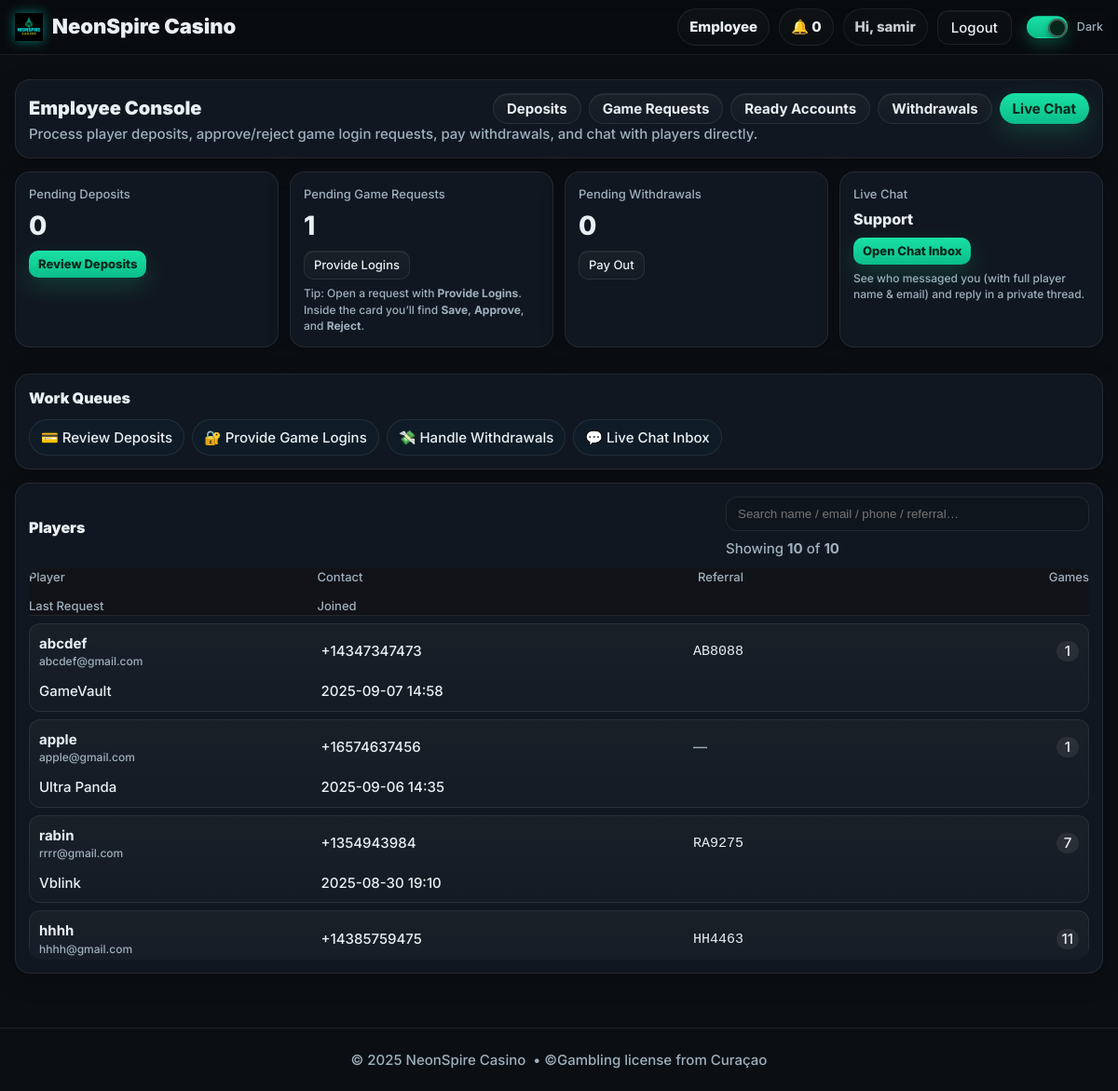
/employee/ (signed in), run on the app's committed database.
### models.py (models this page shows, shortened)
class User(db.Model, UserMixin):
    __tablename__ = "users"
    id = db.Column(db.Integer, primary_key=True)
    name = db.Column(db.String(120), nullable=False)
    email = db.Column(db.String(255), unique=True, nullable=False, index=True)
    mobile = db.Column(db.String(24), nullable=True, index=True)  # E.164
    password_hash = db.Column(db.String(255), nullable=False)
    role = db.Column(db.String(20), nullable=False, default="PLAYER")  # PLAYER | EMPLOYEE | ADMIN
    email_verified = db.Column(db.Boolean, default=False, index=True)
    email_verified_at = db.Column(db.DateTime, nullable=True)
    promo_seen = db.Column(db.Boolean, default=False, index=True)
    created_at = db.Column(db.DateTime, default=datetime.utcnow)

class ReferralCode(db.Model):
    __tablename__ = "referral_codes"
    id = db.Column(db.Integer, primary_key=True)
    user_id = db.Column(db.Integer, db.ForeignKey("users.id"), unique=True, nullable=False, index=True)
    code = db.Column(db.String(16), unique=True, nullable=False, index=True)  # e.g., AB1234
    clicks = db.Column(db.Integer, default=0)
    created_at = db.Column(db.DateTime, default=datetime.utcnow, index=True)

class Game(db.Model):
    __tablename__ = "games"
    id = db.Column(db.Integer, primary_key=True)
    name = db.Column(db.String(120), nullable=False)
    description = db.Column(db.String(300), default="")
    icon_url = db.Column(db.String(500), default="")
    download_url = db.Column(db.String(500), nullable=False)
    backend_url = db.Column(db.String(500), nullable=True)
    is_active = db.Column(db.Boolean, default=True, index=True)
    created_at = db.Column(db.DateTime, default=datetime.utcnow)

### employee_bp.py (the view)
@employee_bp.get("/")
@login_required
def employee_home():
    pending_deposits  = DepositRequest.query.filter_by(status="PENDING").count()
    pending_requests  = GameAccountRequest.query.filter(
        GameAccountRequest.status.in_(["PENDING", "IN_PROGRESS"])
    ).count()
    pending_withdraws = WithdrawRequest.query.filter_by(status="PENDING").count()
    recent_players = (
        User.query.filter_by(role="PLAYER")
        .order_by(User.created_at.desc())
        .limit(25)
        .all()
    )
    player_ids = [p.id for p in recent_players]
    refcodes = _refcodes_for_user_ids(player_ids)
    accounts_count = defaultdict(int)
    if player_ids:
        for uid, cnt in (
            db.session.query(GameAccount.user_id, func.count(GameAccount.id))
            .filter(GameAccount.user_id.in_(player_ids))
            .group_by(GameAccount.user_id)
            .all()
        ):
            accounts_count[uid] = int(cnt or 0)
    last_req_by_user = {}
    if player_ids:
        sub = (
            db.session.query(
                GameAccountRequest.user_id,
                func.max(GameAccountRequest.created_at).label("last_dt")
            )
            .filter(GameAccountRequest.user_id.in_(player_ids))
            .group_by(GameAccountRequest.user_id)
        ).subquery()
        for u_id, g_id, _dt in (
            db.session.query(
                GameAccountRequest.user_id,
                GameAccountRequest.game_id,
                GameAccountRequest.created_at
            )
            .join(sub, (sub.c.user_id == GameAccountRequest.user_id) & (sub.c.last_dt == GameAccountRequest.created_at))
            .all()
        ):
            last_req_by_user[u_id] = g_id
    games_map = {g.id: g for g in Game.query.all()}
    player_rows = []
    for p in recent_players:
        g_last_id = last_req_by_user.get(p.id)
        g_last = games_map.get(g_last_id) if g_last_id else None
        player_rows.append({
            "id": p.id,
            "name": (p.name or "").strip() or None,
            "email": (p.email or "").strip(),
            "mobile": (p.mobile or "").strip() or None,
            "joined": p.created_at,
            "refcode": refcodes.get(p.id, None),
            "games_count": accounts_count.get(p.id, 0),
            "last_game": g_last.name if g_last else None,
            "last_game_id": g_last.id if g_last else None,
        })
    return render_template(
        "dashboard_employee.html",
        page_title="Employee",
        pending_deposits=pending_deposits,
        pending_requests=pending_requests,
        pending_withdraws=pending_withdraws,
        players=player_rows,
        games=games_map,
    )

### employee_bp.py (called while the page is built)
@employee_bp.before_request
def require_employee():
    if not current_user.is_authenticated:
        return redirect(url_for("auth.login_get", next=url_for("employeebp.employee_home")))
    if current_user.role not in ("EMPLOYEE", "ADMIN"):
        return abort(403)

def _refcodes_for_user_ids(user_ids):
    if not user_ids:
        return {}
    rows = ReferralCode.query.filter(ReferralCode.user_id.in_(list(set(user_ids)))).all()
    return {r.user_id: r.code for r in rows}

### templates/dashboard_employee.html (shortened to what this page needs)
{% extends "base.html" %}
{% block content %}
<div class="shell admin-wrap" style="margin-top:14px">
  <div class="panel">
    <div class="admin-head" style="display:flex;align-items:center;justify-content:space-between;gap:12px;flex-wrap:wrap">
      <div class="admin-title">Employee Console</div>
      <div class="admin-actions" style="display:flex;gap:8px;flex-wrap:wrap">
        <a class="btn chip-btn" href="{{ url_for('employeebp.deposits_list') }}">Deposits</a>
        <a class="btn chip-btn" href="{{ url_for('employeebp.requests_list') }}">Game Requests</a>
        <a class="btn chip-btn" href="{{ url_for('employeebp.ready_accounts_page') }}">Ready Accounts</a>
        <a class="btn chip-btn" href="{{ url_for('employeebp.withdrawals_list') }}">Withdrawals</a>
        <a class="btn chip-btn btn-primary" href="{{ url_for('chat_bp.inbox') }}">Live Chat</a>
      </div>
    </div>
    <div class="muted">
      Process player deposits, approve/reject game login requests, pay withdrawals, and chat with players directly.
    </div>
  </div>
  <div class="admin-metrics" style="display:grid;grid-template-columns:repeat(auto-fit,minmax(220px,1fr));gap:12px">
    <div class="metric panel" style="padding:14px">
      <div class="metric-label muted">Pending Deposits</div>
      <div class="metric-value" style="font-size:28px;font-weight:800;line-height:1.2">{{ pending_deposits or 0 }}</div>
      <div style="margin-top:10px;display:flex;gap:8px;flex-wrap:wrap">
        <a class="btn btn-mini btn-primary" href="{{ url_for('employeebp.deposits_list') }}">Review Deposits</a>
      </div>
    </div>
    <div class="metric panel" style="padding:14px">
      <div class="metric-label muted">Pending Game Requests</div>
      <div class="metric-value" style="font-size:28px;font-weight:800;line-height:1.2">{{ pending_requests or 0 }}</div>
      <div style="margin-top:10px;display:flex;gap:8px;flex-wrap:wrap">
        <a class="btn btn-mini" href="{{ url_for('employeebp.requests_list') }}">Provide Logins</a>
      </div>
      <div class="muted" style="margin-top:6px;font-size:12px">
        Tip: Open a request with <b>Provide Logins</b>. Inside the card you’ll find <b>Save</b>, <b>Approve</b>, and <b>Reject</b>.
      </div>
    </div>
    <div class="metric panel" style="padding:14px">
      <div class="metric-label muted">Pending Withdrawals</div>
      <div class="metric-value" style="font-size:28px;font-weight:800;line-height:1.2">{{ pending_withdraws or 0 }}</div>
      <div style="margin-top:10px;display:flex;gap:8px;flex-wrap:wrap">
        <a class="btn btn-mini" href="{{ url_for('employeebp.withdrawals_list') }}">Pay Out</a>
      </div>
    </div>
    <div class="metric panel" style="padding:14px">
      <div class="metric-label muted">Live Chat</div>
      <div class="metric-value" style="font-size:16px;font-weight:800;line-height:1.2">Support</div>
      <div style="margin-top:10px;display:flex;gap:8px;flex-wrap:wrap">
        <a class="btn btn-mini btn-primary" href="{{ url_for('chat_bp.inbox') }}">Open Chat Inbox</a>
      </div>
      <div class="muted" style="margin-top:6px;font-size:12px">
        See who messaged you (with full player name &amp; email) and reply in a private thread.
      </div>
    </div>
  </div>
  <div class="panel" style="margin-top:12px">
    <div class="section-head" style="display:flex;align-items:center;justify-content:space-between;gap:8px;flex-wrap:wrap">
      <div class="section-title">Work Queues</div>
    </div>
    <div class="chip-row" style="display:flex;flex-wrap:wrap;gap:8px;margin-top:8px">
      <a class="chip" href="{{ url_for('employeebp.deposits_list') }}">💳 Review Deposits</a>
      <a class="chip" href="{{ url_for('employeebp.requests_list') }}">🔐 Provide Game Logins</a>
      <a class="chip" href="{{ url_for('employeebp.withdrawals_list') }}">💸 Handle Withdrawals</a>
      <a class="chip" href="{{ url_for('chat_bp.inbox') }}">💬 Live Chat Inbox</a>
    </div>
  </div>
  <div class="panel" style="margin-top:12px" id="playersPanel">
    <div class="section-head" style="display:flex;align-items:center;justify-content:space-between;gap:8px;flex-wrap:wrap">
      <div class="section-title">Players</div>
      <div style="display:flex;gap:8px;align-items:center;flex-wrap:wrap">
        <input id="playersSearch" class="input" placeholder="Search name / email / phone / referral…" style="min-width:260px">
        <div class="muted" id="playersCount">
          {% set total = (players|length if players else 0) %}
        </div>
      </div>
    </div>
    {% if players and players|length %}
      <div id="playersScrollWrap">
        <div class="table" id="playersTable">
          <div class="t-head">
            <div>Player</div>
            <div>Contact</div>
            <div>Referral</div>
            <div class="t-right">Games</div>
            <div>Last Request</div>
            <div>Joined</div>
          </div>
          {% for p in players %}
            {% set search_text = (p.name or '') ~ ' ' ~ (p.email or '') ~ ' ' ~ (p.mobile or '') ~ ' ' ~ (p.refcode or '') ~ ' ' ~ (p.last_game or '') %}
            <div class="t-row" data-search="{{ search_text|lower }}">
              <div>
                <div style="font-weight:700">{{ p.name or ('User #' ~ p.id) }}</div>
                <div class="muted" style="font-size:12px">{{ p.email }}</div>
              </div>
              <div>
                {% if p.mobile %}
                  <span class="mono">{{ p.mobile }}</span>
                {% else %}
                  <span class="muted">—</span>
                {% endif %}
              </div>
              <div>
                {% if p.refcode %}
                  <code class="mono refcode" title="Click-drag to copy">{{ p.refcode }}</code>
                {% else %}
                  <span class="muted">—</span>
                {% endif %}
              </div>
              <div class="t-right">
                <span class="badge">{{ p.games_count or 0 }}</span>
              </div>
              <div>
                {% if p.last_game and p.last_game_id %}
                  <a class="link" href="{{ url_for('employeebp.requests_list_by_game', game_id=p.last_game_id) }}">{{ p.last_game }}</a>
                {% else %}
                  <span class="muted">—</span>
                {% endif %}
              </div>
              <div class="mono">
                {% if p.joined %}{{ p.joined.strftime('%Y-%m-%d %H:%M') }}{% else %}—{% endif %}
              </div>
            </div>
          {% endfor %}
        </div>
      </div>
    {% else %}
      <div class="empty">No players yet.</div>
    {% endif %}
  </div>
</div>
{% endblock %}

### templates/base.html (shortened to what this page needs)
<!DOCTYPE html>
<html lang="en" data-theme="dark">
<head>
  <link rel="stylesheet" href="{{ url_for('static', filename='css/styles.css') }}?v=dm2">
</head>
<body>
  <header class="nav" style="position:sticky;top:0;z-index:50;background:rgba(0,0,0,.25);backdrop-filter:blur(8px);border-bottom:1px solid var(--stroke)">
    <div class="shell nav-inner" style="display:flex;align-items:center;justify-content:space-between;height:58px">
      <a href="{{ url_for('short_bp.lob_short') }}" class="brand" aria-label="NeonSpire Casino">
        <img class="brand-logo" src="{{ url_for('static', filename='img/logo.png') }}" alt="NeonSpire Casino">
        <span class="brand-text">NeonSpire Casino</span>
      </a>
      <nav class="nav-links" style="display:flex;align-items:center;gap:10px">
        {% if current_user.is_authenticated %}
          {% if current_user.role == 'ADMIN' %}
            <a class="pill" href="{{ url_for('adminbp.admin_home') }}">Admin</a>
            <a class="pill" href="{{ url_for('adminbp.admin_players') }}">Players</a>
            <a class="pill" href="{{ url_for('adminbp.deposits_audit') }}">Deposits</a>
            <a class="pill" href="{{ url_for('adminbp.admin_users') }}">Employees</a>
          {% elif current_user.role == 'EMPLOYEE' %}
            <a class="pill" href="{{ url_for('employeebp.employee_home') }}">Employee</a>
          {% else %}
            <a class="pill" href="{{ url_for('short_bp.mylogin_clean') }}">My Logins</a>
          {% endif %}
          <a class="pill" href="{{ url_for('notifybp.list_notifications') }}">🔔 {{ unread_count or 0 }}</a>
          <span class="pill" style="pointer-events:none;opacity:.85">
            Hi, {{ current_user.name.split(' ')[0] if current_user.name else 'Player' }}
          </span>
          <a class="btn btn-ghost" href="{{ url_for('auth.logout') }}">Logout</a>
        {% else %}
          <a class="pill" href="{{ url_for('auth.login_get') }}">Login</a>
          <a class="btn btn-primary" href="{{ url_for('short_bp.reg_short') }}">Register</a>
        {% endif %}
        <label class="toggle" style="margin-left:6px">
          <span class="track"><span class="knob"></span></span>
          <span class="label">Dark</span>
        </label>
      </nav>
    </div>
  </header>
  <div class="hero-slot">
  </div>
  <main style="padding-bottom:20px">
    {% block content %}{% endblock %}
  </main>
  <footer class="shell footer"
          style="height:68px;border-top:1px solid var(--stroke);margin-top:24px;
                 display:flex;align-items:center;justify-content:center;">
    © {{ 2025 }} NeonSpire Casino &nbsp;•&nbsp;
    <span class="muted">©Gambling license from Curaçao </span>
  </footer>
</body>
</html>

### templates/base.html (style rules this page uses)
.brand { display:flex; gap:10px; align-items:center; text-decoration:none; color:inherit; font-weight:900; font-size:22px }
.brand-logo { height:30px; width:auto; display:block; filter: drop-shadow(0 0 6px rgba(0,255,233,.45)); }
.hero-slot { position:relative; z-index:2; padding-top:12px; }
header.nav { overflow:visible; }

### templates/dashboard_employee.html (style rules this page uses)
#playersScrollWrap { max-height:420px; overflow:auto; border-radius:14px; }
#playersTable .t-head { position:sticky; top:0; z-index:1; background: rgba(18,20,25,.98); backdrop-filter: blur(6px); border-bottom: 1px solid var(--stroke, #2a2e37); }
#playersTable .t-row { transition: background .12s ease; }
.badge { display:inline-flex; align-items:center; justify-content:center; min-width:1.6em; padding:0 .4em; border-radius:999px; background:rgba(255,255,255,.08) }
.refcode { user-select: all; }

### data on the page
User: name "samir"
User: name "abcdef", email "abcdef@gmail.com", mobile "+14347347473", joined "2025-09-07 14:58"
ReferralCode: refcode "AB8088"
Game: last_game "GameVault"
User: name "apple", email "apple@gmail.com", mobile "+16574637456", joined "2025-09-06 14:35"
Game: last_game "Ultra Panda"
User: name "rabin", email "rrrr@gmail.com", mobile "+1354943984", joined "2025-08-30 19:10"
ReferralCode: refcode "RA9275"
Game: last_game "Vblink"
User: name "hhhh", email "hhhh@gmail.com", mobile "+14385759475"
ReferralCode: refcode "HH4463"

### other printed values
{{ unread_count or 0 }} "0"
{{ pending_deposits or 0 }} "0"
{{ pending_requests or 0 }} "1"
{{ pending_withdraws or 0 }} "0"
{{ p.games_count or 0 }} "1" "1" "7" "11"
{{ 2025 }} "2025"
